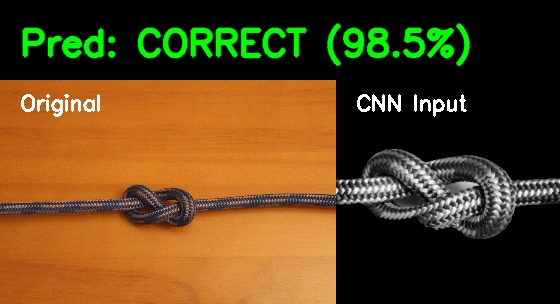
#> input picture preparation/prediction-images/debug_IMG_6836.jpg, 560 x 304 px
$ python -i pipeline.py   (imports and definitions only)
#> lines starting #> are read from the running program, lines starting #| are printed output that depends on the picture; after the words box and inside, x2 and y2 are one past the last pixel; in counts of white or black regions, pixels touching at a corner belong together
import cv2
import numpy as np
from pathlib import Path
from dataclasses import dataclass

@dataclass
class MaskConfig:
    blur_kernel: tuple = (11, 11)
    canny_low: int = 5
    canny_high: int = 60

    close_kernel: tuple = (11, 11)
    close_iterations: int = 8
    dilate_iterations: int = 1

    border_thickness: int = 10
    smooth_blur: tuple = (21, 21)
    open_kernel: tuple = (5, 5)
    open_iterations: int = 1

    grabcut_iterations: int = 3

CONFIG = MaskConfig()

def keep_largest_component(mask):
    num_labels, labels, stats, _ = cv2.connectedComponentsWithStats(mask, connectivity=8)
    result = np.zeros_like(mask)
    if num_labels <= 1:
        return mask.copy(), 0
    largest_label = 1 + np.argmax(stats[1:, cv2.CC_STAT_AREA])
    largest_area = int(stats[largest_label, cv2.CC_STAT_AREA])
    result[labels == largest_label] = 255
    return result, largest_area

def fill_holes(mask):
    padded = cv2.copyMakeBorder(mask, 1, 1, 1, 1, cv2.BORDER_CONSTANT, value=0)
    flood = padded.copy()
    ffmask = np.zeros((padded.shape[0] + 2, padded.shape[1] + 2), np.uint8)
    cv2.floodFill(flood, ffmask, (0, 0), 255)
    inv = cv2.bitwise_not(flood)
    filled = cv2.bitwise_or(padded, inv)
    return filled[1:-1, 1:-1]

def build_rope_mask(img_bgr, keep_main_component=True):
    gray = cv2.cvtColor(img_bgr, cv2.COLOR_BGR2GRAY)
    blurred = cv2.GaussianBlur(gray, CONFIG.blur_kernel, 0)

    edges = cv2.Canny(blurred, CONFIG.canny_low, CONFIG.canny_high, apertureSize=3, L2gradient=True)

    kernel_close = cv2.getStructuringElement(cv2.MORPH_ELLIPSE, CONFIG.close_kernel)
    edges_closed = cv2.morphologyEx(edges, cv2.MORPH_CLOSE, kernel_close, iterations=CONFIG.close_iterations)
    edges_dilated = cv2.dilate(edges_closed, kernel_close, iterations=CONFIG.dilate_iterations)

    mask_filled = fill_holes(edges_dilated)

    h, w = mask_filled.shape
    cv2.rectangle(mask_filled, (0, 0), (w-1, h-1), 0, thickness=CONFIG.border_thickness)

    mask_blurred = cv2.GaussianBlur(mask_filled, CONFIG.smooth_blur, 0)
    _, mask_smooth = cv2.threshold(mask_blurred, 127, 255, cv2.THRESH_BINARY)

    kernel_open = cv2.getStructuringElement(cv2.MORPH_ELLIPSE, CONFIG.open_kernel)
    mask_clean = cv2.morphologyEx(mask_smooth, cv2.MORPH_OPEN, kernel_open, iterations=CONFIG.open_iterations)

    if keep_main_component:
        mask_main, _ = keep_largest_component(mask_clean)
    else:
        mask_main = mask_clean.copy()

    return mask_main

def refine_mask_with_grabcut(img_crop, mask_crop):
    gc_mask = np.where(mask_crop > 0, cv2.GC_PR_FGD, cv2.GC_BGD).astype('uint8')
    bgdModel = np.zeros((1, 65), np.float64)
    fgdModel = np.zeros((1, 65), np.float64)

    try:
        cv2.grabCut(img_crop, gc_mask, None, bgdModel, fgdModel, CONFIG.grabcut_iterations, cv2.GC_INIT_WITH_MASK)
    except Exception:
        pass

    refined_mask = np.where(
        (gc_mask == cv2.GC_FGD) | (gc_mask == cv2.GC_PR_FGD),
        255, 0
    ).astype('uint8')

    refined_mask, _ = keep_largest_component(refined_mask)
    kernel_close = cv2.getStructuringElement(cv2.MORPH_ELLIPSE, (9, 9))
    mask_closed = cv2.morphologyEx(refined_mask, cv2.MORPH_CLOSE, kernel_close, None, None, 1)

    return mask_closed

def find_knot_roi(mask, min_side=220, density_thresh_factor=0.8):
    mask_main, _ = keep_largest_component(mask)
    temp = fill_holes(mask_main)
    binary = (temp > 0).astype('uint8')

    h_img, w_img = binary.shape[:2]
    k = int(w_img * 0.2)
    if k % 2 == 0: k += 1

    density = cv2.blur(binary.astype('float32'), (k, k))
    max_den = float(density.max())
    if max_den == 0.0:
        raise RuntimeError("Leere Maske: Keine weißen Pixel gefunden.")

    thr = max_den * density_thresh_factor
    hot = np.zeros_like(binary, dtype='uint8')
    hot[density >= thr] = 255

    ys, xs = np.where(hot > 0)
    if len(ys) == 0:
        ys, xs = np.where(mask_main > 0)

    x0, y0 = xs.min(), ys.min()
    x1, y1 = xs.max(), ys.max()

    cx = int((x0 + x1) / 2)
    cy = int((y0 + y1) / 2)

    ww = x1 - x0
    hh = y1 - y0
    side = int(max(ww, hh) * 1.2)
    side = max(side, min_side)

    h_img, w_img = mask.shape[:2]
    x1_box = max(0, cx - side // 2)
    y1_box = max(0, cy - side // 2)
    x2_box = min(w_img, cx + side // 2)
    y2_box = min(h_img, cy + side // 2)

    roi = (x1_box, y1_box, x2_box - x1_box, y2_box - y1_box, cx, cy)
    return roi

def prepare_for_cnn(knot_crop, knot_mask, target_size=224):
    gray = cv2.cvtColor(knot_crop, cv2.COLOR_BGR2GRAY)
    clahe = cv2.createCLAHE(clipLimit=3.0, tileGridSize=(8, 8))
    enhanced = clahe.apply(gray)
    knot_no_bg = cv2.bitwise_and(enhanced, enhanced, mask=knot_mask)

    h, w = knot_no_bg.shape[:2]
    max_side = max(h, w)
    top = (max_side - h) // 2
    bottom = max_side - h - top
    left = (max_side - w) // 2
    right = max_side - w - left

    padded = cv2.copyMakeBorder(knot_no_bg, top, bottom, left, right, cv2.BORDER_CONSTANT, value=0)
    cnn_ready = cv2.resize(padded, (target_size, target_size), interpolation=cv2.INTER_AREA)
    return cnn_ready

def process_image(img_path_or_array):
#> called with img_path_or_array = 'prediction-images/debug_IMG_6836.jpg'
    if isinstance(img_path_or_array, (str, Path)):
        img = cv2.imread(str(img_path_or_array))
#> img is the input picture: shape (304, 560, 3); mean B, G, R 26.8, 67, 94.5
        if img is None:
            raise ValueError(f"Bild konnte nicht geladen werden: {img_path_or_array}")
    else:
        img = img_path_or_array

    try:
        h, w = img.shape[:2]
#> h = 304; w = 560
        max_width = 1200

        if w > max_width:
            scale = max_width / float(w)
            img = cv2.resize(img, (int(w * scale), int(h * scale)), interpolation=cv2.INTER_AREA)

        mask = build_rope_mask(img)
#> in build_rope_mask, `edges = cv2.Canny(blurred, CONFIG.canny_low, CONFIG.canny_high, apertu..`:
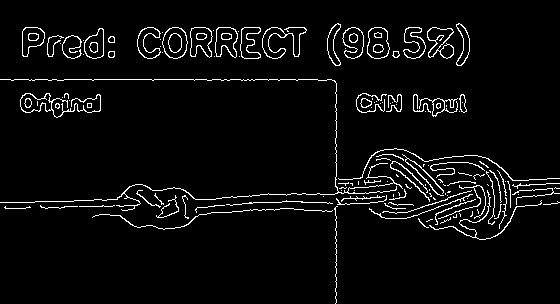
#> edges: shape (304, 560); 4.4% white in thin lines or dots
#> in build_rope_mask, `edges_closed = cv2.morphologyEx(edges, cv2.MORPH_CLOSE, kernel_close, ..`: edges_closed: shape (304, 560); 42.7% white; 1 white region, box (x1, y1, x2, y2) and area: (0, 0, 560, 304) 72610
#> in build_rope_mask, `edges_dilated = cv2.dilate(edges_closed, kernel_close, iterations=CONF..`: edges_dilated: shape (304, 560); 47.7% white; 1 white region, box (x1, y1, x2, y2) and area: (0, 0, 560, 304) 81167
#> in fill_holes, `padded = cv2.copyMakeBorder(mask, 1, 1, 1, 1, cv2.BORDER_CONSTANT, val..`: padded: shape (306, 562); 47.2% white; 1 white region, box (x1, y1, x2, y2) and area: (1, 1, 561, 305) 81167
#> in fill_holes, `cv2.floodFill(flood, ffmask, (0, 0), 255)`: flood: shape (306, 562); every value is 255
#> in fill_holes, `inv = cv2.bitwise_not(flood)`: inv: shape (306, 562); every value is 0
#> in build_rope_mask, `cv2.rectangle(mask_filled, (0, 0), (w-1, h-1), 0, thickness=CONFIG.bor..`:
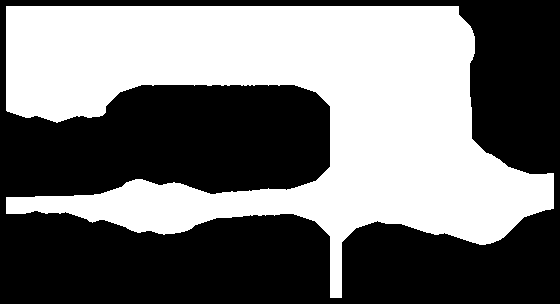
#> mask_filled: shape (304, 560); 45.5% white; 1 white region, box (x1, y1, x2, y2) and area: (6, 6, 554, 298) 77407
#> in build_rope_mask, `_, mask_smooth = cv2.threshold(mask_blurred, 127, 255, cv2.THRESH_BINA..`:
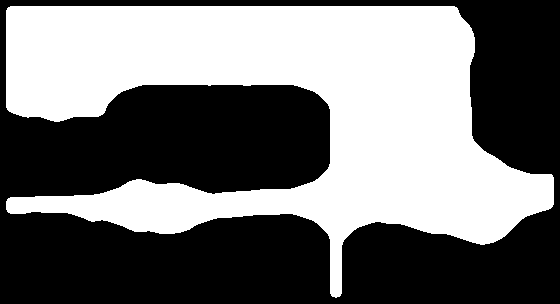
#> mask_smooth: shape (304, 560); 45.4% white; 1 white region, box (x1, y1, x2, y2) and area: (6, 6, 554, 298) 77334
#> in build_rope_mask, `mask_clean = cv2.morphologyEx(mask_smooth, cv2.MORPH_OPEN, kernel_open..`: mask_clean: shape (304, 560); 45.4% white; 1 white region, box (x1, y1, x2, y2) and area: (6, 6, 554, 298) 77330
#> in keep_largest_component, `num_labels, labels, stats, _ = cv2.connectedComponentsWithStats(mask, ..`: num_labels = 2; stats = [[0, 0, 560, 304, 92910], [6, 6, 548, 292, 77330]]
#> in keep_largest_component, `largest_label = 1 + np.argmax(stats[1:, cv2.CC_STAT_AREA])`: largest_label = 1
#> in keep_largest_component, `largest_area = int(stats[largest_label, cv2.CC_STAT_AREA])`: largest_area = 77330
        roi = find_knot_roi(mask, min_side=224, density_thresh_factor=0.6)
#> in fill_holes (call 2), `padded = cv2.copyMakeBorder(mask, 1, 1, 1, 1, cv2.BORDER_CONSTANT, val..`: padded: shape (306, 562); 45% white; 1 white region, box (x1, y1, x2, y2) and area: (7, 7, 555, 299) 77330
#> in find_knot_roi, `density = cv2.blur(binary.astype('float32'), (k, k))`:
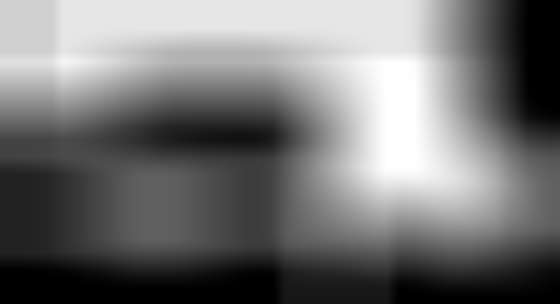
#> density: shape (304, 560) float32; min 0, max 1, mean 0.456
#> in find_knot_roi, `max_den = float(density.max())`: max_den = 1
#> in find_knot_roi, `thr = max_den * density_thresh_factor`: thr = 0.6
#> roi = (0, 0, 555, 304, 252, 112)

        x, y, w_roi, h_roi, cx, cy = roi
#> x = 0; y = 0; w_roi = 555; h_roi = 304; cx = 252; cy = 112
        knot_crop = img[y:y + h_roi, x:x + w_roi]
        knot_mask_rough = mask[y:y + h_roi, x:x + w_roi]

        if knot_crop.size == 0 or knot_mask_rough.size == 0:
            raise ValueError("Ungültige ROI (leeres Crop). Knoten nicht gefunden.")

        knot_mask_refined = refine_mask_with_grabcut(knot_crop, knot_mask_rough)
#> in refine_mask_with_grabcut, `refined_mask = np.where( (gc_mask == cv2.GC_FGD) | (gc_mask == cv2.GC_..`: refined_mask: shape (304, 555); 21.8% white; 19 white regions (2 under 20 px), largest, box (x1, y1, x2, y2) and area: (22, 16, 470, 66) 18835, (7, 149, 554, 239) 16437, (388, 94, 401, 112) 139
#> in keep_largest_component (call 3), `num_labels, labels, stats, _ = cv2.connectedComponentsWithStats(mask, ..`:
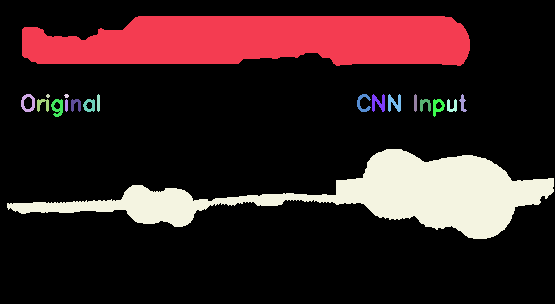
#> labels: shape (304, 555) int32; 20 distinct labels, from 0 to 19; one colour per label, 0 black
#> in keep_largest_component (call 3), `num_labels, labels, stats, _ = cv2.connectedComponentsWithStats(mask, ..`: num_labels = 20; stats = 20 rows, first 6: [0, 0, 555, 304, 132021], [22, 16, 448, 50, 18835], [21, 94, 14, 18, 130], [46, 94, 4, 4, 12], [64, 94, 5, 4, 15], [97, 94, 3, 18, 50]
#> in keep_largest_component (call 3), `largest_area = int(stats[largest_label, cv2.CC_STAT_AREA])`: largest_area = 18835
#> in refine_mask_with_grabcut, `refined_mask, _ = keep_largest_component(refined_mask)`: refined_mask: shape (304, 555); 11.2% white; 1 white region, box (x1, y1, x2, y2) and area: (22, 16, 470, 66) 18835
#> in refine_mask_with_grabcut, `mask_closed = cv2.morphologyEx(refined_mask, cv2.MORPH_CLOSE, kernel_c..`: mask_closed: shape (304, 555); 11.2% white; 1 white region, box (x1, y1, x2, y2) and area: (22, 16, 470, 66) 18862
        cnn_image = prepare_for_cnn(knot_crop, knot_mask_refined, target_size=224)
#> in prepare_for_cnn, `enhanced = clahe.apply(gray)`:
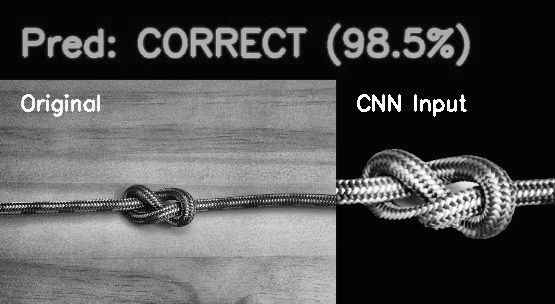
#> enhanced: shape (304, 555); min 1, max 255, mean 80.7
#> in prepare_for_cnn, `padded = cv2.copyMakeBorder(knot_no_bg, top, bottom, left, right, cv2...`:
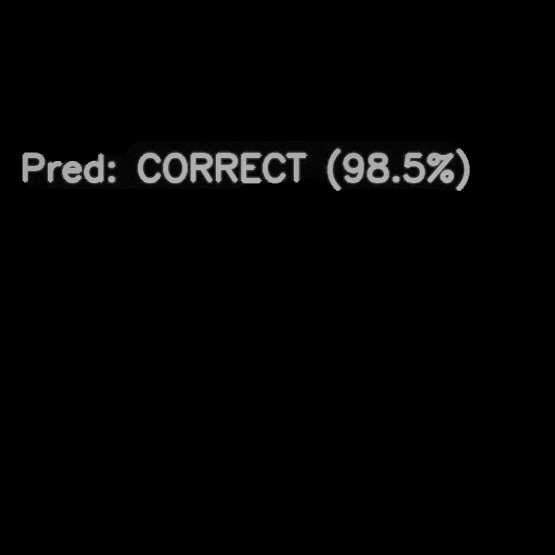
#> padded: shape (555, 555); min 0, max 187, mean 3.9

        return cnn_image

    except Exception as e:
        print(f"Fehler in der Pipeline: {e}")
        return None

>>> result = process_image('prediction-images/debug_IMG_6836.jpg')

$ run again, on preparation/prediction-images/debug_test8knot_wrong.jpg
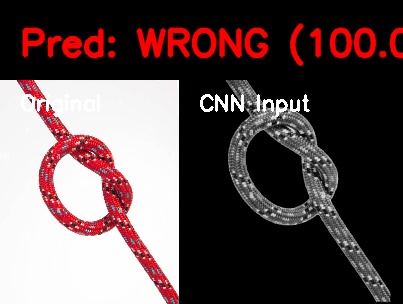
#> input picture preparation/prediction-images/debug_test8knot_wrong.jpg, 403 x 304 px
#> in process_image, img is the input picture: shape (304, 403, 3); mean B, G, R 81.2, 80.4, 97
#> edges: shape (304, 403); 5.3% white in thin lines or dots
#> edges_closed: shape (304, 403); 63.1% white; 3 black regions, box (x1, y1, x2, y2) and area: (0, 94, 156, 304) 15491, (179, 195, 366, 304) 14957, (310, 56, 403, 273) 14788
#> edges_dilated: shape (304, 403); 67% white; 3 black regions, box (x1, y1, x2, y2) and area: (0, 99, 151, 304) 13951, (184, 200, 361, 304) 13348, (315, 61, 403, 268) 13149
#> flood: shape (306, 405); every value is 255
#> inv: shape (306, 405); every value is 0
#> mask_filled: shape (304, 403); 63.7% white; 1 black region, box (x1, y1, x2, y2) and area: (0, 0, 403, 304) 44421
#> in build_rope_mask, `_, mask_smooth = cv2.threshold(mask_blurred, 127, 255, cv2.THRESH_BINA..`:
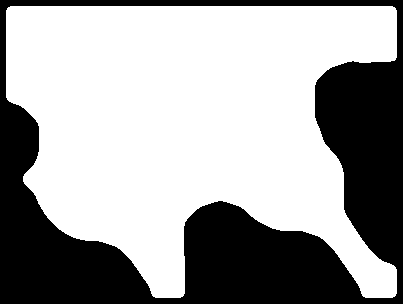
#> mask_smooth: shape (304, 403); 63.7% white; 1 black region, box (x1, y1, x2, y2) and area: (0, 0, 403, 304) 44458
#> mask_clean: shape (304, 403); 63.7% white; 1 black region, box (x1, y1, x2, y2) and area: (0, 0, 403, 304) 44459
#> num_labels = 2; stats = [[0, 0, 403, 304, 44459], [6, 6, 391, 292, 78053]]
#> largest_label = 1
#> largest_area = 78053
#> max_den = 1
#> thr = 0.6
#> in process_image, `roi = find_knot_roi(mask, min_side=224, density_thresh_factor=0.6)`: roi = (0, 0, 403, 304, 201, 151)
#> x = 0; w_roi = 403; h_roi = 304; cx = 201; cy = 151
#> labels: shape (304, 403) int32; 4 distinct labels, from 0 to 3
#> mask_closed: shape (304, 403); 7.2% white; 1 white region, box (x1, y1, x2, y2) and area: (226, 80, 390, 298) 8786
#> in prepare_for_cnn, `padded = cv2.copyMakeBorder(knot_no_bg, top, bottom, left, right, cv2...`:
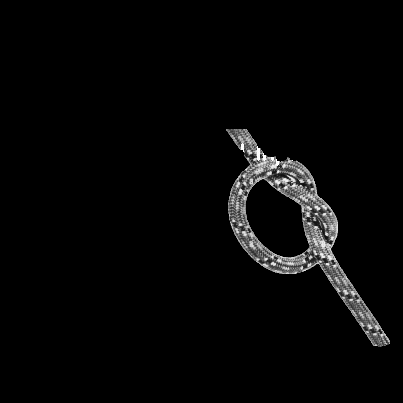
#> padded: shape (403, 403); min 0, max 255, mean 6.7
